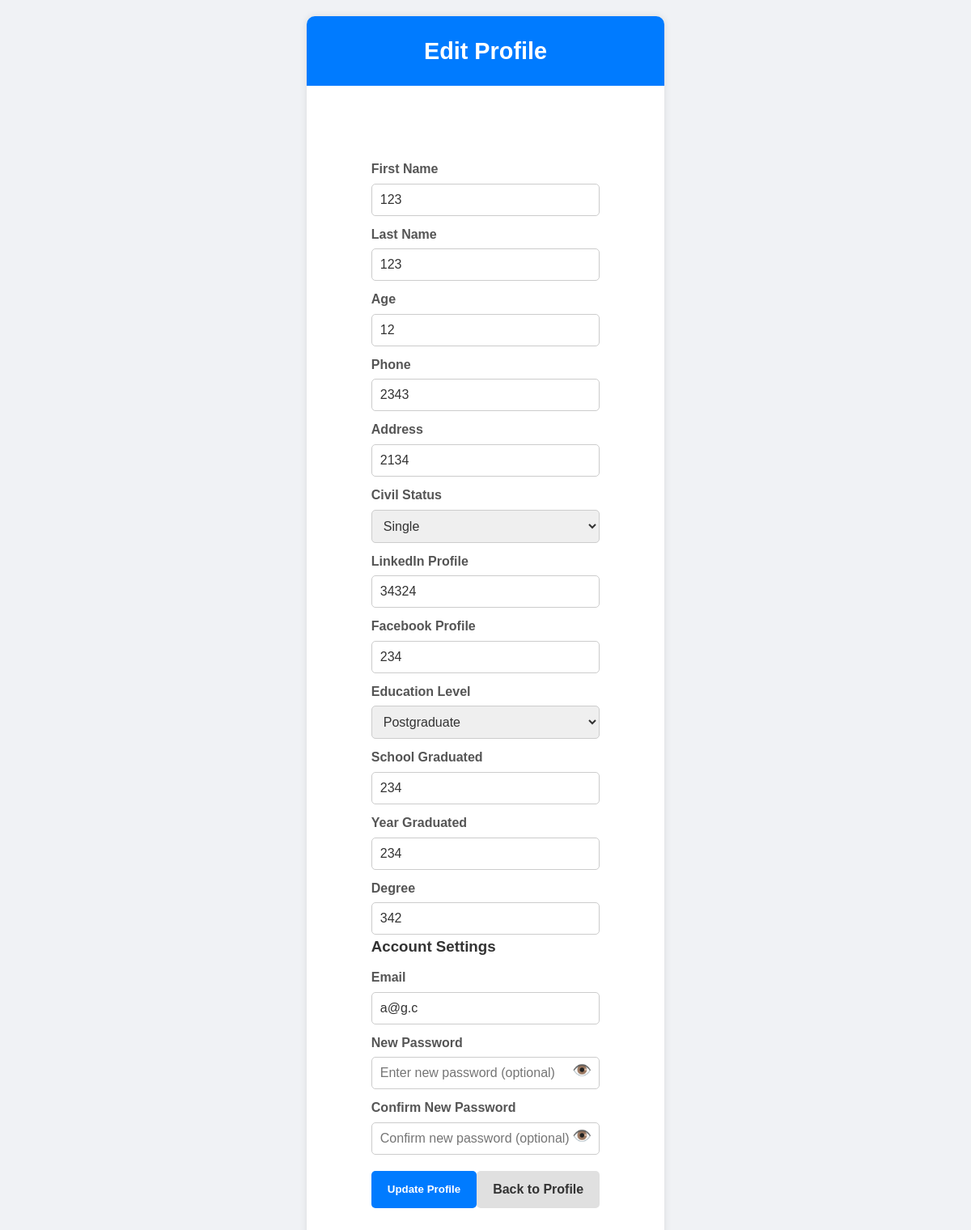
Before: /applicant/edit_profile.php (signed in) with the older database file.
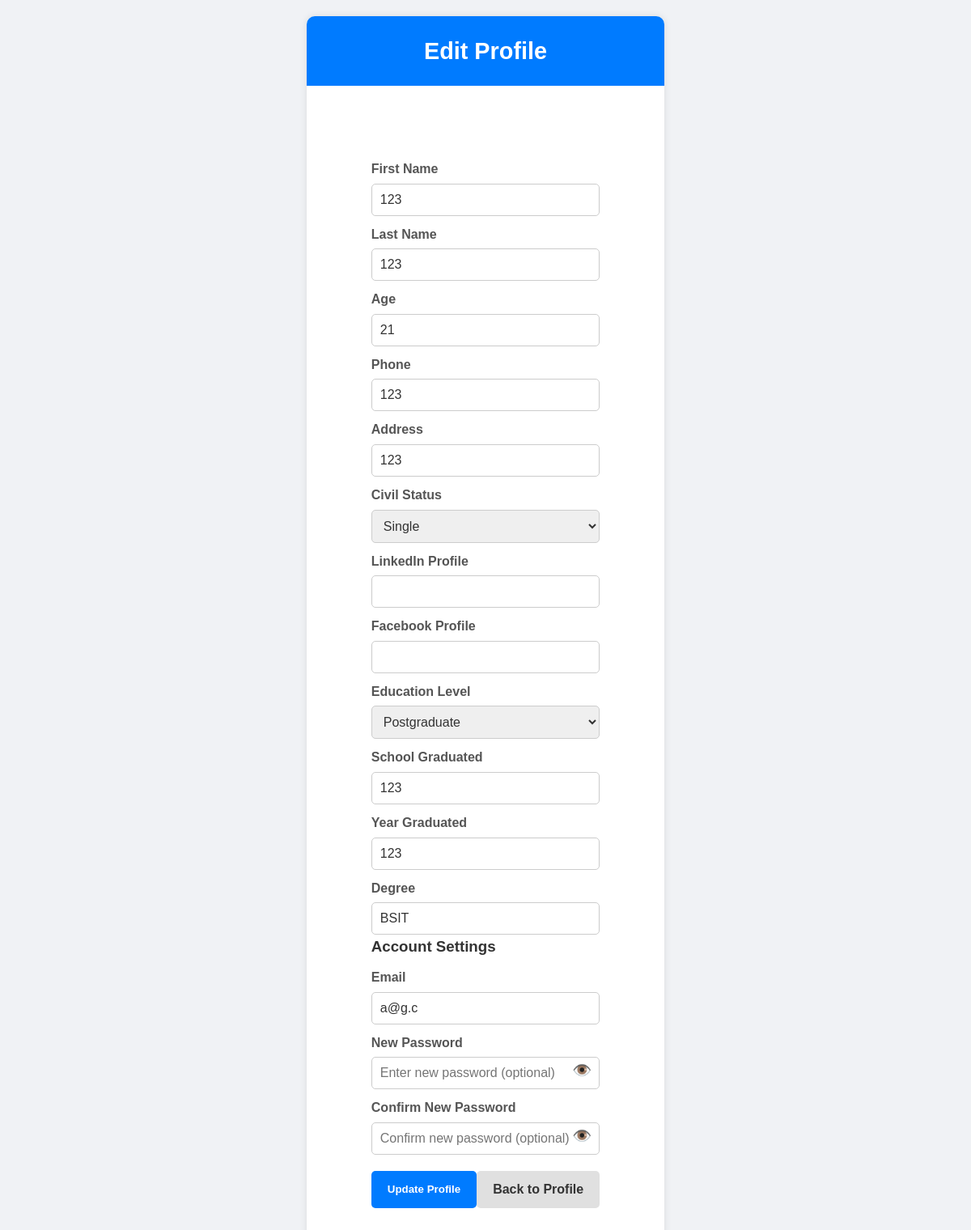
After: the same page with the newer database file.
### tables this page shows
CREATE TABLE `profiles` (
  `profile_id` int(11) NOT NULL,
  `user_id` int(11) NOT NULL,
  `fname` varchar(100) NOT NULL,
  `lname` varchar(100) NOT NULL,
  `age` int(11) DEFAULT NULL,
  `phone` varchar(45) DEFAULT NULL,
  `address` varchar(255) DEFAULT NULL,
  `civil_status` varchar(45) DEFAULT NULL,
  `linkedin_link` varchar(255) DEFAULT NULL,
  `facebook_link` varchar(255) DEFAULT NULL,
  `referral_code` varchar(100) DEFAULT NULL,
  `education_level` enum('PRIMARY','SECONDARY','TERTIARY','POSTGRADUATE') DEFAULT NULL,
  `school_graduated` varchar(255) DEFAULT NULL,
  `year_graduated` varchar(4) DEFAULT NULL,
  `degree` varchar(255) DEFAULT NULL
);

### applicant/edit_profile.php (the view, shortened to what this page needs)
<?php
include '../db.php';
$user_id = $_SESSION['user_id'];
$profile_sql = "SELECT * FROM profiles WHERE user_id = ?";
$profile_stmt = $conn->prepare($profile_sql);
$profile_stmt->bind_param("i", $user_id);
$profile_stmt->execute();
$profile_result = $profile_stmt->get_result();
$profile = $profile_result->fetch_assoc();
$user_sql = "SELECT email FROM users WHERE user_id = ?";
$user_stmt = $conn->prepare($user_sql);
$user_stmt->bind_param("i", $user_id);
$user_stmt->execute();
$user_result = $user_stmt->get_result();
$user = $user_result->fetch_assoc();
?>
<!DOCTYPE html>
<html lang="en">
<head>
</head>
<body>
    <div class="profile-container">
        <div class="profile-header">
            <h2>Edit Profile</h2>
        </div>
        <form action="edit_profile.php" method="POST">
            <label for="fname">First Name</label>
            <input type="text" id="fname" name="fname" value="<?php echo htmlspecialchars($profile['fname']); ?>" required>
            <label for="lname">Last Name</label>
            <input type="text" id="lname" name="lname" value="<?php echo htmlspecialchars($profile['lname']); ?>" required>
            <label for="age">Age</label>
            <input type="text" id="age" name="age" value="<?php echo htmlspecialchars($profile['age']); ?>" required>
            <label for="phone">Phone</label>
            <input type="text" id="phone" name="phone" value="<?php echo htmlspecialchars($profile['phone']); ?>" required>
            <label for="address">Address</label>
            <input type="text" id="address" name="address" value="<?php echo htmlspecialchars($profile['address']); ?>" required>
            <label for="civil_status">Civil Status</label>
            <select id="civil_status" name="civil_status" required>
                <option value="Single" <?php echo ($profile['civil_status'] == 'Single') ? 'selected' : ''; ?>>Single</option>
            </select>
            <label for="linkedin_link">LinkedIn Profile</label>
            <input type="text" id="linkedin_link" name="linkedin_link" value="<?php echo htmlspecialchars($profile['linkedin_link']); ?>">
            <label for="facebook_link">Facebook Profile</label>
            <input type="text" id="facebook_link" name="facebook_link" value="<?php echo htmlspecialchars($profile['facebook_link']); ?>">
            <label for="education_level">Education Level</label>
            <select id="education_level" name="education_level" required>
                <option value="POSTGRADUATE" <?php echo ($profile['education_level'] == 'POSTGRADUATE') ? 'selected' : ''; ?>>Postgraduate</option>
            </select>
            <label for="school_graduated">School Graduated</label>
            <input type="text" id="school_graduated" name="school_graduated" value="<?php echo htmlspecialchars($profile['school_graduated']); ?>" required>
            <label for="year_graduated">Year Graduated</label>
            <input type="text" id="year_graduated" name="year_graduated" value="<?php echo htmlspecialchars($profile['year_graduated']); ?>" required>
            <label for="degree">Degree</label>
            <input type="text" id="degree" name="degree" value="<?php echo htmlspecialchars($profile['degree']); ?>" required>
            <h3>Account Settings</h3>
            <label for="email">Email</label>
            <input type="email" id="email" name="email" value="<?php echo htmlspecialchars($user['email']); ?>" required>
            <label for="password">New Password</label>
            <div class="password-container">
                <input type="password" id="password" name="password" placeholder="Enter new password (optional)">
                <span class="toggle-password" onclick="togglePasswordVisibility('password')">👁️</span>
            </div>
            <label for="confirm_password">Confirm New Password</label>
            <div class="password-container">
                <input type="password" id="confirm_password" name="confirm_password" placeholder="Confirm new password (optional)">
                <span class="toggle-password" onclick="togglePasswordVisibility('confirm_password')">👁️</span>
            </div>
            <div class="button-group">
                <button type="submit">Update Profile</button>
                <a href="profile.php" class="back-button">Back to Profile</a>
            </div>
        </form>
    </div>
</body>
</html>

Changed rows visible on the page:
removed profiles: fname "123", lname "123", age "12", phone "2343", address "2134", linkedin_link "34324", facebook_link "234", education_level "Postgraduate", school_graduated "234", year_graduated "234", degree "342"
added profiles: fname "123", lname "123", age "21", phone "123", address "123", education_level "Postgraduate", school_graduated "123", year_graduated "123", degree "BSIT"
